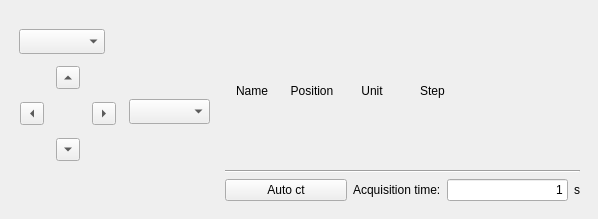
<?xml version="1.0" encoding="UTF-8"?>
<ui version="4.0">
 <class>MainWindow</class>
 <widget class="QMainWindow" name="MainWindow">
  <property name="geometry">
   <rect>
    <x>0</x>
    <y>0</y>
    <width>598</width>
    <height>219</height>
   </rect>
  </property>
  <property name="sizePolicy">
   <sizepolicy hsizetype="Preferred" vsizetype="MinimumExpanding">
    <horstretch>0</horstretch>
    <verstretch>0</verstretch>
   </sizepolicy>
  </property>
  <property name="focusPolicy">
   <enum>Qt::StrongFocus</enum>
  </property>
  <property name="contextMenuPolicy">
   <enum>Qt::NoContextMenu</enum>
  </property>
  <property name="windowTitle">
   <string>Tweak Motors UI</string>
  </property>
  <widget class="QWidget" name="centralwidget">
   <property name="sizePolicy">
    <sizepolicy hsizetype="Preferred" vsizetype="Preferred">
     <horstretch>0</horstretch>
     <verstretch>0</verstretch>
    </sizepolicy>
   </property>
   <property name="sizeIncrement">
    <size>
     <width>0</width>
     <height>200</height>
    </size>
   </property>
   <layout class="QHBoxLayout" name="horizontalLayout">
    <item>
     <widget class="QWidget" name="widget" native="true">
      <property name="sizePolicy">
       <sizepolicy hsizetype="Fixed" vsizetype="Fixed">
        <horstretch>0</horstretch>
        <verstretch>0</verstretch>
       </sizepolicy>
      </property>
      <property name="minimumSize">
       <size>
        <width>201</width>
        <height>201</height>
       </size>
      </property>
      <property name="sizeIncrement">
       <size>
        <width>201</width>
        <height>201</height>
       </size>
      </property>
      <widget class="QComboBox" name="combo_h">
       <property name="geometry">
        <rect>
         <x>120</x>
         <y>90</y>
         <width>81</width>
         <height>25</height>
        </rect>
       </property>
      </widget>
      <widget class="QComboBox" name="combo_v">
       <property name="geometry">
        <rect>
         <x>10</x>
         <y>20</y>
         <width>86</width>
         <height>25</height>
        </rect>
       </property>
      </widget>
      <widget class="QWidget" name="gridLayoutWidget_2">
       <property name="geometry">
        <rect>
         <x>5</x>
         <y>50</y>
         <width>111</width>
         <height>111</height>
        </rect>
       </property>
       <layout class="QGridLayout" name="gridLayout_2">
        <item row="1" column="2">
         <widget class="QToolButton" name="btn_right">
          <property name="text">
           <string>...</string>
          </property>
          <property name="arrowType">
           <enum>Qt::RightArrow</enum>
          </property>
         </widget>
        </item>
        <item row="1" column="0">
         <widget class="QToolButton" name="btn_left">
          <property name="text">
           <string>...</string>
          </property>
          <property name="arrowType">
           <enum>Qt::LeftArrow</enum>
          </property>
         </widget>
        </item>
        <item row="0" column="1">
         <widget class="QToolButton" name="btn_up">
          <property name="text">
           <string>...</string>
          </property>
          <property name="arrowType">
           <enum>Qt::UpArrow</enum>
          </property>
         </widget>
        </item>
        <item row="2" column="1">
         <widget class="QToolButton" name="btn_down">
          <property name="text">
           <string>...</string>
          </property>
          <property name="arrowType">
           <enum>Qt::DownArrow</enum>
          </property>
         </widget>
        </item>
       </layout>
      </widget>
     </widget>
    </item>
    <item>
     <layout class="QVBoxLayout" name="verticalLayout">
      <property name="leftMargin">
       <number>9</number>
      </property>
      <property name="topMargin">
       <number>9</number>
      </property>
      <property name="rightMargin">
       <number>9</number>
      </property>
      <property name="bottomMargin">
       <number>9</number>
      </property>
      <item>
       <spacer name="verticalSpacer_2">
        <property name="orientation">
         <enum>Qt::Vertical</enum>
        </property>
        <property name="sizeHint" stdset="0">
         <size>
          <width>20</width>
          <height>40</height>
         </size>
        </property>
       </spacer>
      </item>
      <item>
       <layout class="QGridLayout" name="gridLayout">
        <item row="0" column="2">
         <widget class="QLabel" name="label_6">
          <property name="text">
           <string>Unit</string>
          </property>
          <property name="alignment">
           <set>Qt::AlignCenter</set>
          </property>
         </widget>
        </item>
        <item row="0" column="4">
         <widget class="QLabel" name="label_2">
          <property name="text">
           <string/>
          </property>
          <property name="alignment">
           <set>Qt::AlignBottom|Qt::AlignHCenter</set>
          </property>
         </widget>
        </item>
        <item row="0" column="0">
         <widget class="QLabel" name="label_5">
          <property name="text">
           <string>Name</string>
          </property>
          <property name="alignment">
           <set>Qt::AlignCenter</set>
          </property>
         </widget>
        </item>
        <item row="0" column="5">
         <widget class="QLabel" name="label">
          <property name="text">
           <string/>
          </property>
          <property name="alignment">
           <set>Qt::AlignBottom|Qt::AlignHCenter</set>
          </property>
         </widget>
        </item>
        <item row="0" column="1">
         <widget class="QLabel" name="label_4">
          <property name="text">
           <string>Position</string>
          </property>
          <property name="alignment">
           <set>Qt::AlignCenter</set>
          </property>
         </widget>
        </item>
        <item row="0" column="3">
         <widget class="QLabel" name="label_3">
          <property name="text">
           <string>Step</string>
          </property>
          <property name="alignment">
           <set>Qt::AlignCenter</set>
          </property>
         </widget>
        </item>
       </layout>
      </item>
      <item>
       <spacer name="verticalSpacer">
        <property name="orientation">
         <enum>Qt::Vertical</enum>
        </property>
        <property name="sizeHint" stdset="0">
         <size>
          <width>20</width>
          <height>40</height>
         </size>
        </property>
       </spacer>
      </item>
      <item>
       <widget class="Line" name="line">
        <property name="frameShadow">
         <enum>QFrame::Sunken</enum>
        </property>
        <property name="orientation">
         <enum>Qt::Horizontal</enum>
        </property>
       </widget>
      </item>
      <item>
       <widget class="QWidget" name="ctwidget" native="true">
        <layout class="QHBoxLayout" name="horizontalLayout_2" stretch="1,0,1,0">
         <property name="leftMargin">
          <number>0</number>
         </property>
         <property name="topMargin">
          <number>0</number>
         </property>
         <property name="rightMargin">
          <number>0</number>
         </property>
         <property name="bottomMargin">
          <number>0</number>
         </property>
         <item>
          <widget class="QPushButton" name="ctButton">
           <property name="toolTip">
            <string>If pressed, ct will be processed automatically</string>
           </property>
           <property name="text">
            <string>Auto ct</string>
           </property>
           <property name="checkable">
            <bool>true</bool>
           </property>
           <property name="checked">
            <bool>false</bool>
           </property>
          </widget>
         </item>
         <item>
          <widget class="QLabel" name="label_7">
           <property name="text">
            <string>Acquisition time:</string>
           </property>
          </widget>
         </item>
         <item>
          <widget class="QLineEdit" name="acquisitionLine">
           <property name="text">
            <string>1</string>
           </property>
           <property name="alignment">
            <set>Qt::AlignRight|Qt::AlignTrailing|Qt::AlignVCenter</set>
           </property>
          </widget>
         </item>
         <item>
          <widget class="QLabel" name="label_8">
           <property name="text">
            <string>s</string>
           </property>
          </widget>
         </item>
        </layout>
       </widget>
      </item>
     </layout>
    </item>
   </layout>
  </widget>
 </widget>
 <resources/>
 <connections/>
</ui>
